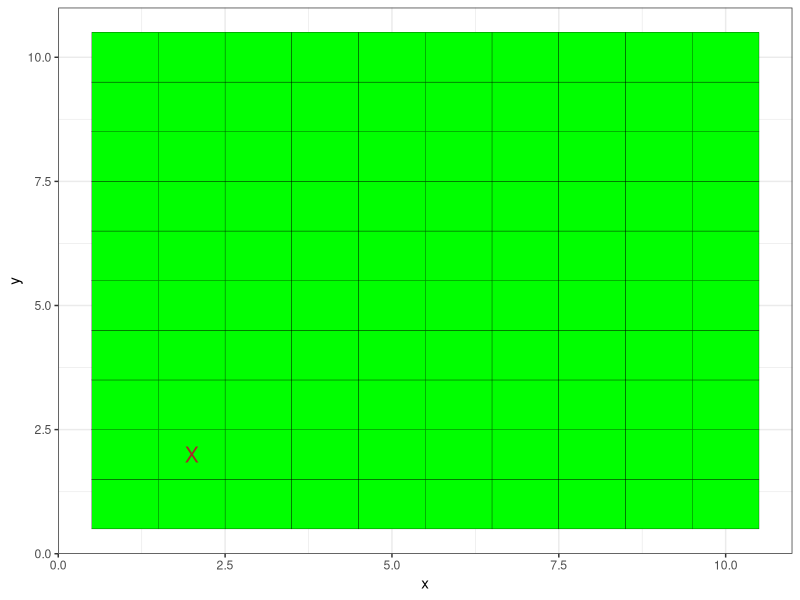
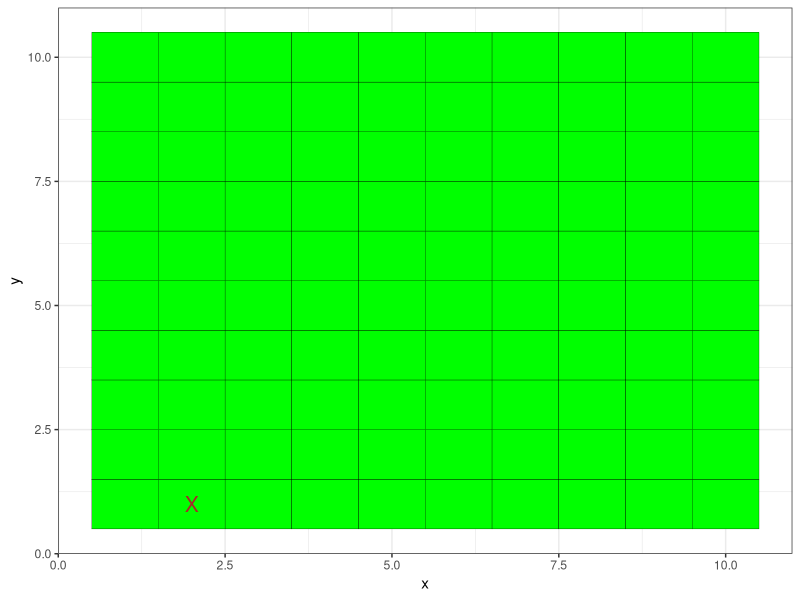
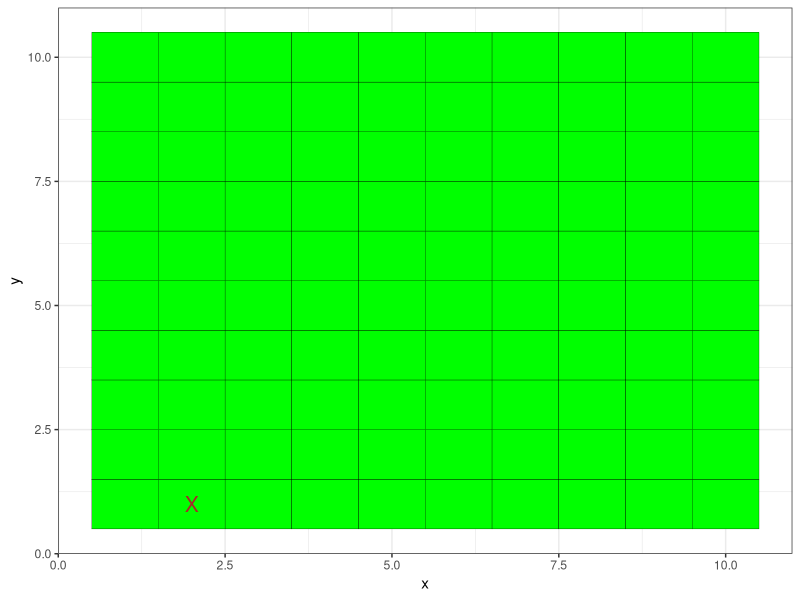
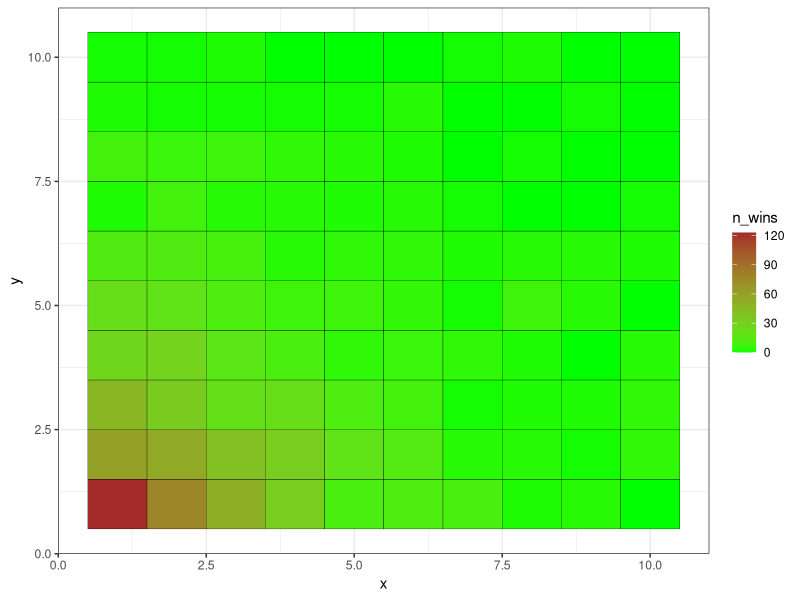
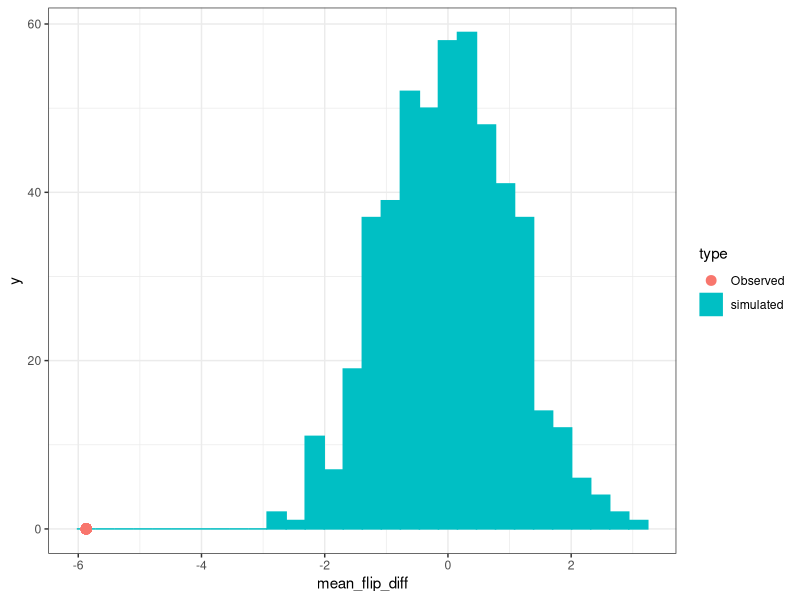

Write the R code that produced these figures, in order.
## ---- chunk 1
library(tidyverse)
theme_set(theme_bw())

# MODIFY THE FOLLOWING FUNCTION

cow_patty_bingo_lazy <- function(seed){
  set.seed(seed)
  
  cow_grid <- expand_grid(x = 1:10,
                        y = 1:10) |>
  mutate(square_id = 1:n(),
         .before = 1)|>
  mutate(prob = exp(-0.5 * sqrt(x^2 + y^2)))
  
  winner <- cow_grid |>
    pull(square_id) |>
    sample(size = 1,
           replace = FALSE,
           prob = cow_grid |> pull(prob))
  
  cow_grid <- cow_grid |>
    mutate(winner = if_else(square_id == winner,
                            TRUE,
                            FALSE))
}
## ---- chunk 2
# YOUR SOLUTION HERE: seed = 1
cow_grid_winner1 <- cow_patty_bingo_lazy(seed = 1)

cow_grid_winner1 |>
  ggplot(aes( x = x, y = y)) +
  geom_tile(color = "black",
            fill = "green") +
   geom_point(data= cow_grid_winner1 |> filter(winner),
            color = "brown",
            size = 5,
            shape = "X")

cow_grid_winner1
## ---- chunk 3
# YOUR SOLUTION HERE: seed = 2
cow_grid_winner2 <- cow_patty_bingo_lazy(seed = 2)

cow_grid_winner2 |>
  ggplot(aes( x = x, y = y)) +
  geom_tile(color = "black",
            fill = "green") +
   geom_point(data= cow_grid_winner2 |> filter(winner),
            color = "brown",
            size = 5,
            shape = "X")
## ---- chunk 4
# YOUR SOLUTION HERE: seed = 3
cow_grid_winner3 <- cow_patty_bingo_lazy(seed = 3)

cow_grid_winner3 |>
  ggplot(aes( x = x, y = y)) +
  geom_tile(color = "black",
            fill = "green") +
   geom_point(data= cow_grid_winner3 |> filter(winner),
            color = "brown",
            size = 5,
            shape = "X")
## ---- chunk 5
cow_trials <- tibble(trial_num = 1:1000) |>
  rowwise()|>
  mutate(cow_trial = list(cow_patty_bingo_lazy(seed = trial_num)))
cow_trials_results <- cow_trials |>
  unnest(cow_trial) |>
  summarize(n_wins = sum(winner),
            .by = c(square_id, x, y))

cow_trials_results |>
  ggplot(aes( x = x, y = y)) +
  geom_tile(aes(fill = n_wins),
            color = "black") +
  scale_fill_gradient(low = "green",
                      high = "brown")
## ---- chunk 6
cow_trials_results |>
  filter(square_id == 42) 
## ---- chunk 7
cow_patty_bingo_lazy_sims <- function(seed){
  set.seed(seed)
  
  cow_grid <- expand_grid(x = 1:10,
                        y = 1:10) |>
  mutate(square_id = 1:n(),
         .before = 1)|>
  mutate(prob = exp(-0.5 * sqrt(x^2 + y^2)))
  
  winners <- cow_grid |>
    pull(square_id) |>
    sample(size = 2,
           replace = TRUE,
           prob = cow_grid |> pull(prob))
  
  winner1 = winners[1]
  winner2 = winners[2]
  x1 = ((winner1+1) %/% 10) + 1
  y1 = winner1 %% 10
  if (y1 == 0){
    y1 = 10
  }
  x2 = ((winner2+1) %/% 10) + 1
  y2 = winner2 %% 10
  if (y2 == 0){
    y2 = 10
  }
  
  out <- c(winner1,winner2,x1,y1,x2,y2)
  
  scene1 = if_else(x1 %% 2 != 0 & y1 %% 2 != 0 & x2 %% 2 != 0 & y2 %% 2 != 0, TRUE, FALSE)
  scene2 = if_else((( x1-x2 == 1 | x2-x1==1 ) & y2-y1 == 0) |
                   (( y1-y2 == 1 | y2-y1==1 ) & x2-x1 == 0) |
                   (( x1-x2 == 1 | x2-x1==1 ) & ( y1-y2 == 1 | y2-y1==1 )),
                   TRUE, FALSE)
  
  result <- tibble(
    scene_1 = scene1,
    scene_2 = scene2
  )
    
}

print(cow_patty_bingo_lazy_sims(seed=1)) # checking
## ---- chunk 8
sim_trials <- tibble(trial_num = 1:1000) |>
  rowwise()|>
  mutate(cow_trial = list(cow_patty_bingo_lazy_sims(seed = trial_num)))
sim_trials_results <- sim_trials |>
  unnest(cow_trial) |>
  summarize(scene1 = sum(scene_1)/1000,
            scene2 = sum(scene_2)/1000)
sim_trials_results
## ---- chunk 9
library(palmerpenguins)

penguins |> 
  glimpse()
## ---- chunk 10
penguins_dat <- penguins |> 
  drop_na(flipper_length_mm) |>
  filter(species != "Gentoo")

summary_dat <- penguins_dat |>
  summarize(mean_flip = mean(flipper_length_mm), 
            n_penguins = n(),
            .by = species)

Tobs <- summary_dat$mean_flip[1] - summary_dat$mean_flip[2] 

Tobs
## ---- chunk 11
set.seed(7)
labels_permuted <- sample(penguins_dat$species, length(penguins_dat$species))
shuffle_penguins <- function(seed,
                             penguins_dat){
  set.seed(seed)
  
  penguins_dat |>
    mutate(labels_permuted = sample(penguins_dat$species, length(penguins_dat$species)))
}
permutation_penguins <- tibble(simulation_num = 1:500) |>
  rowwise() |>
  mutate(shuffled_df = list(shuffle_penguins(simulation_num,
                                             penguins_dat)))

permutation_penguins <- permutation_penguins |>
  mutate(mean_flip_Adelie = shuffled_df |>
           filter(labels_permuted == "Adelie") |>
           pull(flipper_length_mm) |>
           mean()) |>
  mutate(mean_flip_Chinstrap = shuffled_df |>
           filter(labels_permuted == "Chinstrap") |>
           pull(flipper_length_mm) |>
           mean()) |>
  mutate(mean_flip_diff = mean_flip_Adelie - mean_flip_Chinstrap)
## ---- chunk 12
permutation_penguins |>
  mutate(type = "simulated") |>
  ggplot(aes(x = mean_flip_diff,
             fill = type,
             color = type)) +
  geom_histogram() +
  geom_point(aes(fill = "Observed",
                 color = "Observed",
                 x = Tobs,
                 y = 0),
             shape = 21,
             size = 3)
## ---- chunk 13
values <- permutation_penguins |>
  pull(mean_flip_diff) |>
  abs() 

mean(abs(Tobs) < values)
## ---- chunk 14
dat <- penguins |>
  drop_na(flipper_length_mm)

penguins_adelie <- dat |>
  filter(species == "Adelie")
penguins_chinstrap <- dat |>
  filter(species == "Chinstrap")

ks.test(penguins_adelie |> pull(flipper_length_mm),
        penguins_chinstrap |> pull(flipper_length_mm))
## ---- chunk 15
X <- rgamma(1000, shape = 2, rate = 2)

f <- function(x){
  res <- x^2 * log(x)^2
  return(res)
}

g <- function(x){
  res <- x^2 + log(x)^2
  return(res)
}

exp_f_X <- X |>
  f() |>
  mean()

exp_g_X <- X |>
  g() |>
  mean()

exp <- tibble(
  E_fX = exp_f_X,
  E_gX = exp_g_X
)

exp
## ---- chunk 16

set.seed(123)
n <- 10000
X <- runif(n)
Y <- -log(X)

ks_result <- ks.test(Y, "pexp", rate = 1)

ks_result
## ---- chunk 17
library(coda)

X <- rpois(100000, lambda = 0.01)

cost <- function(x) {
    ifelse(x < 2, 0, (1000 * x * (x - 1) * exp(-x)))
}

cost_x <- cost(X)

expected_cost <- mean(cost_x)
ci <- c(mean(cost_x) - 2* sd(cost_x)/sqrt(effectiveSize(cost_x)), 
  mean(cost_x) + 2* sd(cost_x)/sqrt(effectiveSize(cost_x)))

cat("expected cost:", expected_cost, "\n")
cat("confidence interval:", ci)
